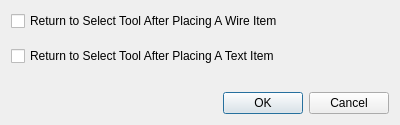
<?xml version="1.0" encoding="UTF-8"?>
<ui version="4.0">
 <class>DialogPreferences</class>
 <widget class="QDialog" name="DialogPreferences">
  <property name="geometry">
   <rect>
    <x>0</x>
    <y>0</y>
    <width>400</width>
    <height>125</height>
   </rect>
  </property>
  <property name="windowTitle">
   <string>Dialog</string>
  </property>
  <layout class="QVBoxLayout" name="verticalLayout">
   <property name="spacing">
    <number>15</number>
   </property>
   <item>
    <widget class="QCheckBox" name="ReturnToSelectAfterWire">
     <property name="text">
      <string>Return to Select Tool After Placing A Wire Item</string>
     </property>
    </widget>
   </item>
   <item>
    <widget class="QCheckBox" name="ReturnToSelectAfterText">
     <property name="text">
      <string>Return to Select Tool After Placing A Text Item</string>
     </property>
    </widget>
   </item>
   <item>
    <spacer name="verticalSpacer">
     <property name="orientation">
      <enum>Qt::Vertical</enum>
     </property>
     <property name="sizeHint" stdset="0">
      <size>
       <width>20</width>
       <height>40</height>
      </size>
     </property>
    </spacer>
   </item>
   <item>
    <widget class="QDialogButtonBox" name="buttonBox">
     <property name="orientation">
      <enum>Qt::Horizontal</enum>
     </property>
     <property name="standardButtons">
      <set>QDialogButtonBox::Cancel|QDialogButtonBox::Ok</set>
     </property>
    </widget>
   </item>
  </layout>
 </widget>
 <resources/>
 <connections>
  <connection>
   <sender>buttonBox</sender>
   <signal>accepted()</signal>
   <receiver>DialogPreferences</receiver>
   <slot>accept()</slot>
   <hints>
    <hint type="sourcelabel">
     <x>248</x>
     <y>254</y>
    </hint>
    <hint type="destinationlabel">
     <x>157</x>
     <y>274</y>
    </hint>
   </hints>
  </connection>
  <connection>
   <sender>buttonBox</sender>
   <signal>rejected()</signal>
   <receiver>DialogPreferences</receiver>
   <slot>reject()</slot>
   <hints>
    <hint type="sourcelabel">
     <x>316</x>
     <y>260</y>
    </hint>
    <hint type="destinationlabel">
     <x>286</x>
     <y>274</y>
    </hint>
   </hints>
  </connection>
 </connections>
</ui>
